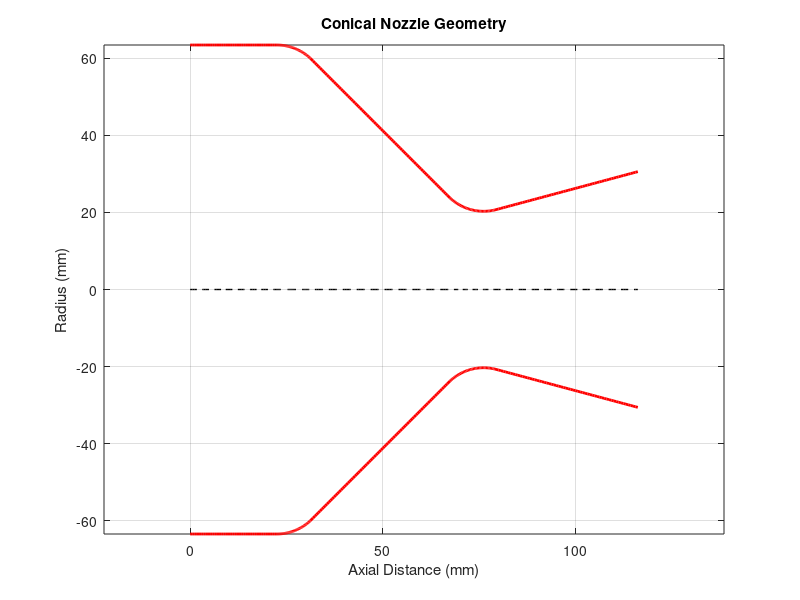

This chart was generated by the following MATLAB code:
function [nozzle_data] = GeometryGeneration()
%% GEOMETRYGENERATION - Generates conical nozzle geometry
%  Outputs:
%    nozzle_data : struct containing nozzle geometry parameters
%                  .rinlet, .rthroat, .Linlet, .Lconv, .L_throat_total
%                  .Ldiv, .L_total, .x_exit, .P_exit, .x_wall, .r_wall
%                  .rexit, .Area, .Area_ratio

fprintf('========================================\n');
fprintf('Generating Nozzle Geometry\n');
fprintf('========================================\n');

mm_to_m = 0.001;

% Geometry parameters in meters
rinlet = 63.5 * mm_to_m;      
rthroat = 20.32 * mm_to_m;    
L_throat_total = 76.2 * mm_to_m;   
Lconv = 43.18 * mm_to_m;      
Ldiv = 38.1 * mm_to_m;        
Lstraight = 22.499 * mm_to_m; 
theta_conv = 45;              
theta_div = 15;               

nozzle_data.rinlet = rinlet;
nozzle_data.rthroat = rthroat;
nozzle_data.Linlet = Lstraight;
nozzle_data.Lconv = Lconv;
nozzle_data.L_throat_total = L_throat_total;
nozzle_data.Ldiv = Ldiv;
nozzle_data.theta_conv = theta_conv;
nozzle_data.theta_div = theta_div;
%nozzle_data.L_total = L_throat_total + Ldiv;
%nozzle_data.x_exit = nozzle_data.L_total;
nozzle_data.P_exit = 78.599e3;  % Exit pressure from paper

% Generate wall profile coordinates
n_straight = 40;
n_conv = 80;
n_div = 60;

% Inlet straight section
x1 = linspace(0, Lstraight, n_straight);
y1 = rinlet * ones(size(x1));

% Inlet fillet
x_centerf1 = 22.499 * mm_to_m;
y_centerf1 = 50.8 * mm_to_m;
radius_f1 = 12.7 * mm_to_m;
theta1 = linspace(pi/2, atan2(59.78*mm_to_m - 50.8*mm_to_m, 31.479*mm_to_m - 22.499*mm_to_m), 40);
x2 = x_centerf1 + radius_f1 * cos(theta1);
y2 = y_centerf1 + radius_f1 * sin(theta1);

% Converging section
x3 = linspace(31.479*mm_to_m, 67.22*mm_to_m, n_conv);
y3 = 59.78*mm_to_m - (x3 - 31.479*mm_to_m);

% Throat fillet
x_centerf2 = 76.2 * mm_to_m;
y_centerf2 = 33.02 * mm_to_m;
theta2 = linspace(atan2(24.04*mm_to_m - 33.02*mm_to_m, 67.22*mm_to_m - 76.2*mm_to_m), ...
                  atan2(20.748*mm_to_m - 33.02*mm_to_m, 79.458*mm_to_m - 76.2*mm_to_m), 40);
x4 = x_centerf2 + radius_f1 * cos(theta2);
y4 = y_centerf2 + radius_f1 * sin(theta2);

% Diverging section
x_fillet_end = 79.458 * mm_to_m;
y_fillet_end = 20.748 * mm_to_m;
x_exit = x_fillet_end + Ldiv * cos(deg2rad(theta_div));
x5 = linspace(x_fillet_end, x_exit, n_div);
y5 = y_fillet_end + (x5 - x_fillet_end) * tan(deg2rad(theta_div));
rexit = y_fillet_end + Ldiv * tan(deg2rad(theta_div));

% Combine all sections
xwall = [x1, x2(2:end-1), x3(2:end-1), x4(2:end-1), x5(2:end)];
ywall = [y1, y2(2:end-1), y3(2:end-1), y4(2:end-1), y5(2:end)];

if length(xwall) ~= length(ywall)
    error('xwall and ywall have different lengths');
end
radius = ywall;
nozzle_data.x_wall = xwall;
nozzle_data.r_wall = ywall;
nozzle_data.rexit = rexit;
nozzle_data.radius= radius;
nozzle_data.Area = pi * radius.^2;
nozzle_data.Area_ratio = nozzle_data.Area / (pi * rthroat^2);
nozzle_data.L_total = x_exit;
nozzle_data.x_exit = nozzle_data.L_total;

% Display geometry summary
fprintf('\n=== NOZZLE GEOMETRY SUMMARY ===\n');
fprintf('Inlet radius:           %.2f mm\n', rinlet/mm_to_m);
fprintf('Throat radius:          %.2f mm\n', rthroat/mm_to_m);
fprintf('Exit radius:            %.2f mm\n', rexit/mm_to_m);
fprintf('Exit pressure:          %.2f kPa\n', nozzle_data.P_exit/1000);
fprintf('Straight inlet length:  %.2f mm\n', Lstraight/mm_to_m);
fprintf('Converging length:      %.2f mm\n', Lconv/mm_to_m);
fprintf('Diverging length:       %.2f mm\n', Ldiv/mm_to_m);
fprintf('Total length:           %.2f mm\n', nozzle_data.L_total/mm_to_m);
fprintf('Area ratio (exit/throat): %.2f\n', nozzle_data.Area_ratio(end));
fprintf('================================\n\n');

% Plot geometry
figure(1);
plot(xwall/mm_to_m, ywall/mm_to_m, 'r-', 'LineWidth', 2);
hold on;
plot(xwall/mm_to_m, -ywall/mm_to_m, 'r-', 'LineWidth', 2);
plot(xwall/mm_to_m, zeros(size(xwall)), 'k--', 'LineWidth', 1);
xlabel('Axial Distance (mm)');
ylabel('Radius (mm)');
title('Conical Nozzle Geometry');
grid on; axis equal; hold off;

end
